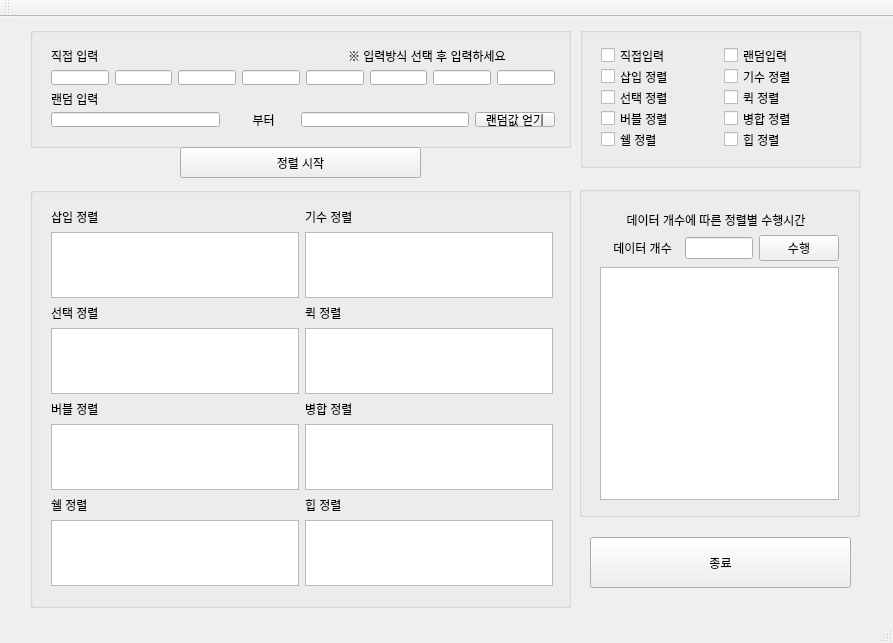
<?xml version="1.0" encoding="UTF-8"?>
<ui version="4.0">
 <class>Test1</class>
 <widget class="QMainWindow" name="Test1">
  <property name="geometry">
   <rect>
    <x>0</x>
    <y>0</y>
    <width>893</width>
    <height>643</height>
   </rect>
  </property>
  <property name="windowTitle">
   <string>정렬프로그램</string>
  </property>
  <widget class="QWidget" name="centralWidget">
   <widget class="QGroupBox" name="groupBox">
    <property name="geometry">
     <rect>
      <x>30</x>
      <y>170</y>
      <width>541</width>
      <height>421</height>
     </rect>
    </property>
    <property name="title">
     <string/>
    </property>
    <widget class="QWidget" name="layoutWidget">
     <property name="geometry">
      <rect>
       <x>10</x>
       <y>10</y>
       <width>524</width>
       <height>401</height>
      </rect>
     </property>
     <layout class="QHBoxLayout" name="horizontalLayout">
      <item>
       <layout class="QVBoxLayout" name="verticalLayout">
        <item>
         <widget class="QLabel" name="label_2">
          <property name="text">
           <string>삽입 정렬</string>
          </property>
         </widget>
        </item>
        <item>
         <widget class="QTextEdit" name="textEdit_1"/>
        </item>
        <item>
         <widget class="QLabel" name="label_3">
          <property name="text">
           <string>선택 정렬</string>
          </property>
         </widget>
        </item>
        <item>
         <widget class="QTextEdit" name="textEdit_2"/>
        </item>
        <item>
         <widget class="QLabel" name="label">
          <property name="text">
           <string>버블 정렬</string>
          </property>
         </widget>
        </item>
        <item>
         <widget class="QTextEdit" name="textEdit_3"/>
        </item>
        <item>
         <widget class="QLabel" name="label_4">
          <property name="text">
           <string>쉘 정렬</string>
          </property>
         </widget>
        </item>
        <item>
         <widget class="QTextEdit" name="textEdit_4"/>
        </item>
       </layout>
      </item>
      <item>
       <layout class="QVBoxLayout" name="verticalLayout_2">
        <item>
         <widget class="QLabel" name="label_6">
          <property name="text">
           <string>기수 정렬</string>
          </property>
         </widget>
        </item>
        <item>
         <widget class="QTextEdit" name="textEdit_5"/>
        </item>
        <item>
         <widget class="QLabel" name="label_5">
          <property name="text">
           <string>퀵 정렬</string>
          </property>
         </widget>
        </item>
        <item>
         <widget class="QTextEdit" name="textEdit_6"/>
        </item>
        <item>
         <widget class="QLabel" name="label_7">
          <property name="text">
           <string>병합 정렬</string>
          </property>
         </widget>
        </item>
        <item>
         <widget class="QTextEdit" name="textEdit_7"/>
        </item>
        <item>
         <widget class="QLabel" name="label_8">
          <property name="text">
           <string>힙 정렬</string>
          </property>
         </widget>
        </item>
        <item>
         <widget class="QTextEdit" name="textEdit_8"/>
        </item>
       </layout>
      </item>
     </layout>
    </widget>
   </widget>
   <widget class="QGroupBox" name="groupBox_2">
    <property name="geometry">
     <rect>
      <x>30</x>
      <y>10</y>
      <width>541</width>
      <height>121</height>
     </rect>
    </property>
    <property name="title">
     <string/>
    </property>
    <widget class="QWidget" name="layoutWidget">
     <property name="geometry">
      <rect>
       <x>10</x>
       <y>10</y>
       <width>526</width>
       <height>101</height>
      </rect>
     </property>
     <layout class="QVBoxLayout" name="verticalLayout_3">
      <item>
       <widget class="QLabel" name="label_9">
        <property name="text">
         <string>직접 입력                                                                           ※ 입력방식 선택 후 입력하세요</string>
        </property>
       </widget>
      </item>
      <item>
       <layout class="QHBoxLayout" name="horizontalLayout_2">
        <item>
         <widget class="QLineEdit" name="lineEdit_1"/>
        </item>
        <item>
         <widget class="QLineEdit" name="lineEdit_2"/>
        </item>
        <item>
         <widget class="QLineEdit" name="lineEdit_3"/>
        </item>
        <item>
         <widget class="QLineEdit" name="lineEdit_4"/>
        </item>
        <item>
         <widget class="QLineEdit" name="lineEdit_5"/>
        </item>
        <item>
         <widget class="QLineEdit" name="lineEdit_6"/>
        </item>
        <item>
         <widget class="QLineEdit" name="lineEdit_7"/>
        </item>
        <item>
         <widget class="QLineEdit" name="lineEdit_8"/>
        </item>
       </layout>
      </item>
      <item>
       <widget class="QLabel" name="label_10">
        <property name="text">
         <string>랜덤 입력</string>
        </property>
       </widget>
      </item>
      <item>
       <layout class="QHBoxLayout" name="horizontalLayout_4">
        <item>
         <widget class="QLineEdit" name="lineEdit_9"/>
        </item>
        <item>
         <widget class="QLabel" name="label_11">
          <property name="text">
           <string>        부터      </string>
          </property>
         </widget>
        </item>
        <item>
         <widget class="QLineEdit" name="lineEdit_10"/>
        </item>
        <item>
         <widget class="QPushButton" name="pushButton_3">
          <property name="text">
           <string>랜덤값 얻기</string>
          </property>
         </widget>
        </item>
       </layout>
      </item>
     </layout>
    </widget>
   </widget>
   <widget class="QPushButton" name="pushButton">
    <property name="geometry">
     <rect>
      <x>180</x>
      <y>130</y>
      <width>241</width>
      <height>31</height>
     </rect>
    </property>
    <property name="text">
     <string>정렬 시작</string>
    </property>
   </widget>
   <widget class="QGroupBox" name="groupBox_3">
    <property name="geometry">
     <rect>
      <x>580</x>
      <y>10</y>
      <width>281</width>
      <height>141</height>
     </rect>
    </property>
    <property name="title">
     <string/>
    </property>
    <widget class="QWidget" name="layoutWidget">
     <property name="geometry">
      <rect>
       <x>10</x>
       <y>10</y>
       <width>261</width>
       <height>121</height>
      </rect>
     </property>
     <layout class="QHBoxLayout" name="horizontalLayout_3">
      <item>
       <layout class="QVBoxLayout" name="verticalLayout_4">
        <item>
         <widget class="QCheckBox" name="checkBox_1">
          <property name="text">
           <string>직접입력</string>
          </property>
         </widget>
        </item>
        <item>
         <widget class="QCheckBox" name="checkBox_2">
          <property name="text">
           <string>삽입 정렬</string>
          </property>
         </widget>
        </item>
        <item>
         <widget class="QCheckBox" name="checkBox_3">
          <property name="text">
           <string>선택 정렬</string>
          </property>
         </widget>
        </item>
        <item>
         <widget class="QCheckBox" name="checkBox_4">
          <property name="text">
           <string>버블 정렬</string>
          </property>
         </widget>
        </item>
        <item>
         <widget class="QCheckBox" name="checkBox_5">
          <property name="text">
           <string>쉘 정렬</string>
          </property>
         </widget>
        </item>
       </layout>
      </item>
      <item>
       <layout class="QVBoxLayout" name="verticalLayout_5">
        <item>
         <widget class="QCheckBox" name="checkBox_6">
          <property name="text">
           <string>랜덤입력</string>
          </property>
         </widget>
        </item>
        <item>
         <widget class="QCheckBox" name="checkBox_7">
          <property name="text">
           <string>기수 정렬</string>
          </property>
         </widget>
        </item>
        <item>
         <widget class="QCheckBox" name="checkBox_8">
          <property name="text">
           <string>퀵 정렬</string>
          </property>
         </widget>
        </item>
        <item>
         <widget class="QCheckBox" name="checkBox_9">
          <property name="text">
           <string>병합 정렬</string>
          </property>
         </widget>
        </item>
        <item>
         <widget class="QCheckBox" name="checkBox_10">
          <property name="text">
           <string>힙 정렬</string>
          </property>
         </widget>
        </item>
       </layout>
      </item>
     </layout>
    </widget>
   </widget>
   <widget class="QPushButton" name="pushButton_2">
    <property name="geometry">
     <rect>
      <x>590</x>
      <y>520</y>
      <width>261</width>
      <height>51</height>
     </rect>
    </property>
    <property name="text">
     <string>종료</string>
    </property>
   </widget>
   <widget class="QGroupBox" name="groupBox_4">
    <property name="geometry">
     <rect>
      <x>579</x>
      <y>169</y>
      <width>281</width>
      <height>331</height>
     </rect>
    </property>
    <property name="title">
     <string/>
    </property>
    <widget class="QWidget" name="">
     <property name="geometry">
      <rect>
       <x>10</x>
       <y>14</y>
       <width>261</width>
       <height>311</height>
      </rect>
     </property>
     <layout class="QVBoxLayout" name="verticalLayout_7">
      <item>
       <layout class="QVBoxLayout" name="verticalLayout_6">
        <item>
         <widget class="QLabel" name="label_13">
          <property name="text">
           <string>        데이터 개수에 따른 정렬별 수행시간</string>
          </property>
         </widget>
        </item>
        <item>
         <layout class="QHBoxLayout" name="horizontalLayout_5">
          <item>
           <widget class="QLabel" name="label_12">
            <property name="text">
             <string>    데이터 개수  </string>
            </property>
           </widget>
          </item>
          <item>
           <widget class="QLineEdit" name="lineEdit_11"/>
          </item>
          <item>
           <widget class="QPushButton" name="pushButton_4">
            <property name="text">
             <string>  수행  </string>
            </property>
           </widget>
          </item>
         </layout>
        </item>
       </layout>
      </item>
      <item>
       <widget class="QTextEdit" name="textEdit_9"/>
      </item>
     </layout>
    </widget>
   </widget>
  </widget>
  <widget class="QMenuBar" name="menuBar">
   <property name="geometry">
    <rect>
     <x>0</x>
     <y>0</y>
     <width>893</width>
     <height>21</height>
    </rect>
   </property>
  </widget>
  <widget class="QToolBar" name="mainToolBar">
   <property name="windowTitle">
    <string>정렬프로그램</string>
   </property>
   <attribute name="toolBarArea">
    <enum>TopToolBarArea</enum>
   </attribute>
   <attribute name="toolBarBreak">
    <bool>false</bool>
   </attribute>
  </widget>
  <widget class="QStatusBar" name="statusBar"/>
 </widget>
 <layoutdefault spacing="6" margin="11"/>
 <tabstops>
  <tabstop>lineEdit_1</tabstop>
  <tabstop>lineEdit_2</tabstop>
  <tabstop>lineEdit_3</tabstop>
  <tabstop>lineEdit_4</tabstop>
  <tabstop>lineEdit_5</tabstop>
  <tabstop>lineEdit_6</tabstop>
  <tabstop>lineEdit_7</tabstop>
  <tabstop>lineEdit_8</tabstop>
  <tabstop>checkBox_1</tabstop>
  <tabstop>checkBox_6</tabstop>
  <tabstop>textEdit_1</tabstop>
  <tabstop>textEdit_3</tabstop>
  <tabstop>textEdit_5</tabstop>
  <tabstop>textEdit_6</tabstop>
  <tabstop>textEdit_7</tabstop>
  <tabstop>textEdit_8</tabstop>
  <tabstop>textEdit_2</tabstop>
  <tabstop>textEdit_4</tabstop>
  <tabstop>pushButton</tabstop>
  <tabstop>lineEdit_9</tabstop>
  <tabstop>checkBox_2</tabstop>
  <tabstop>checkBox_3</tabstop>
  <tabstop>checkBox_4</tabstop>
  <tabstop>checkBox_5</tabstop>
  <tabstop>lineEdit_10</tabstop>
  <tabstop>checkBox_7</tabstop>
  <tabstop>checkBox_8</tabstop>
  <tabstop>checkBox_9</tabstop>
  <tabstop>checkBox_10</tabstop>
  <tabstop>pushButton_2</tabstop>
 </tabstops>
 <resources/>
 <connections/>
</ui>
